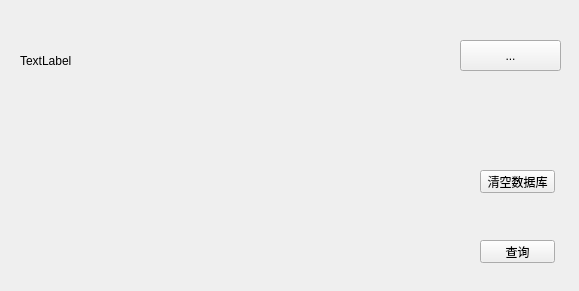
<?xml version="1.0" encoding="UTF-8"?>
<ui version="4.0">
 <class>MainWindow</class>
 <widget class="QMainWindow" name="MainWindow">
  <property name="geometry">
   <rect>
    <x>0</x>
    <y>0</y>
    <width>579</width>
    <height>291</height>
   </rect>
  </property>
  <property name="windowTitle">
   <string>MainWindow</string>
  </property>
  <widget class="QWidget" name="centralWidget">
   <widget class="QLabel" name="label">
    <property name="geometry">
     <rect>
      <x>20</x>
      <y>40</y>
      <width>421</width>
      <height>41</height>
     </rect>
    </property>
    <property name="text">
     <string>TextLabel</string>
    </property>
   </widget>
   <widget class="QToolButton" name="toolButton">
    <property name="geometry">
     <rect>
      <x>460</x>
      <y>40</y>
      <width>101</width>
      <height>31</height>
     </rect>
    </property>
    <property name="text">
     <string>...</string>
    </property>
   </widget>
   <widget class="QPushButton" name="pushButton">
    <property name="geometry">
     <rect>
      <x>480</x>
      <y>240</y>
      <width>75</width>
      <height>23</height>
     </rect>
    </property>
    <property name="text">
     <string>查询</string>
    </property>
   </widget>
   <widget class="QPushButton" name="pushButton_2">
    <property name="geometry">
     <rect>
      <x>480</x>
      <y>170</y>
      <width>75</width>
      <height>23</height>
     </rect>
    </property>
    <property name="text">
     <string>清空数据库</string>
    </property>
   </widget>
  </widget>
 </widget>
 <layoutdefault spacing="6" margin="11"/>
 <resources/>
 <connections/>
</ui>
